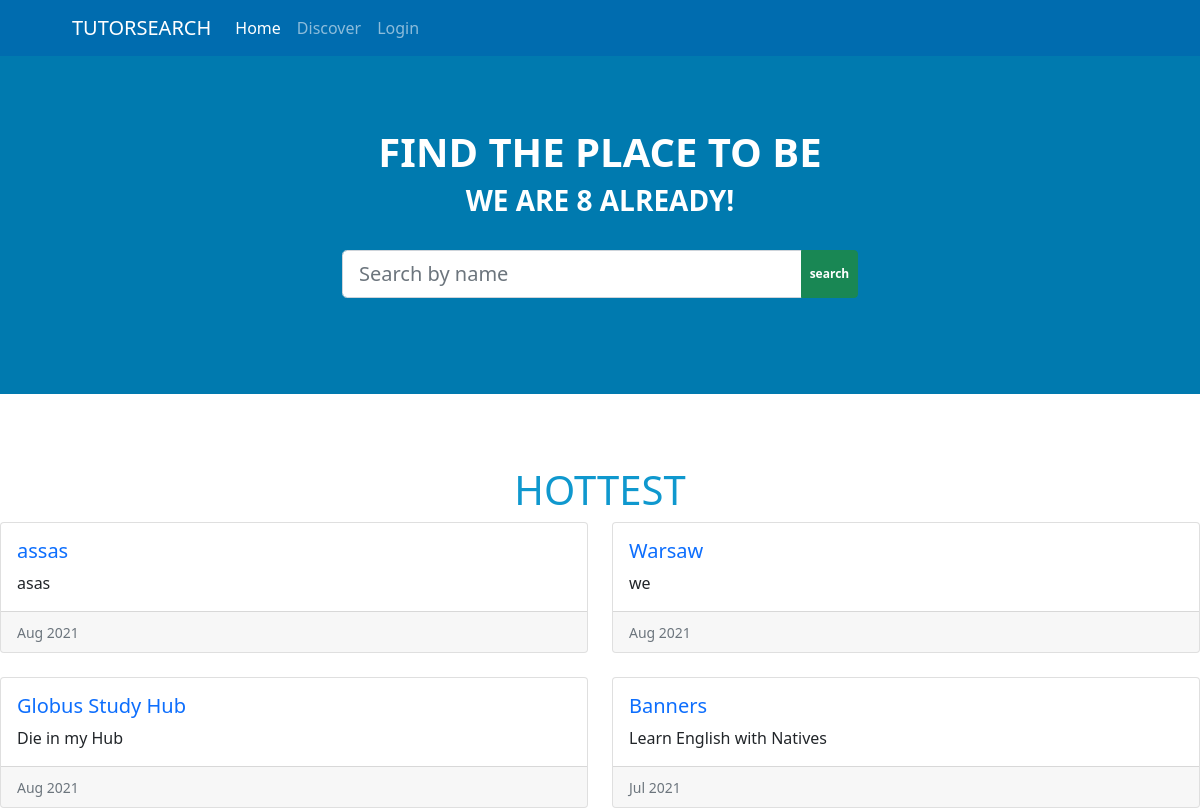
The app's page /discoverPage/ with its own data.
### myapp/models.py (models this page shows, shortened)
class Company(models.Model):
    company_name=models.CharField(max_length=25, null=True,)
    company_bio=models.CharField(max_length=200, null=True)
    company_about=models.TextField(max_length=500, null=True)
    company_email=models.CharField(max_length=200, null=True)
    company_phone=models.CharField(max_length=200, null=True)
    company_adress=models.CharField(max_length=200, null=True)
    company_website=models.CharField(max_length=200, null=True)
    company_instagram=models.CharField(max_length=200, null=True)
    company_facebook=models.CharField(max_length=200, null=True)
    company_pic=models.ImageField(upload_to='images/',null=True, blank=True )
    company_added=models.DateTimeField(auto_now_add=True, null=True)
    completed=models.BooleanField(default=False)
    owner=models.OneToOneField(User,null=True, on_delete=models.CASCADE)
    class Meta:
        verbose_name='Companie'

### myapp/views.py (the view)
# urls.py: path('discoverPage/', views.discoverPage, name='discoverPage'),
def discoverPage(request):
    company=Company.objects.all()
    count=company.count()
    search=request.GET.get('search')
    if search and search!='':
        result=Company.objects.filter(company_name=search).all()
        print(result)
    else:
        result=None
    latest=Company.objects.filter().order_by('-company_added')[0:4]
    context={'count':count, 'result':result, 'latest':latest}
    return render(request, "main/discover.html", context)

### myapp/templates/main/discover.html (shortened to what this page needs)
{%load static%}
<!DOCTYPE html>
<html lang="en">
<head>
    <link href="https://cdn.jsdelivr.net/npm/bootstrap@5.0.2/dist/css/bootstrap.min.css" rel="stylesheet"
>
    <link rel="stylesheet" href="{% static 'styles/discover.css' %}".css">
</head>
<body>
    {%include 'main/navbar.html'%}
      <section class="motto-bg">
        <div class="px-4 py-5 my-6 text-center">
            <h1 class=" fw-bold text-white  ">FIND THE PLACE TO BE</h1>
            <h3 class=" fw-bold text-white ">WE ARE {{count}} ALREADY!</h3>
            <div class="col-lg-6 mx-auto">
              <br>
              <form action="" method="GET">
                    <div class="input-group">
                            <input type="search" name="search" class="form-control form-control-lg" placeholder="Search by name" aria-label="Search"
                            aria-describedby="search-addon" />
                            <button type="button" class="btn btn-outline-success text-white badge bg-success"">search</button>
                    </div>
              </form>
              <br>
            </div>
            </div>
     </section>
     <br>
     <br>
     <br>
     <div class="row row-cols-5 row-cols-md-3 g-5">
        </div>
      <center>
        <h1 class="hottest">Hottest</h1>
      </center>
  <div class="row row-cols-1 row-cols-md-2 g-4">
    {%for hottest in latest%}
    <div class="col">
      <div class="card">
        <div class="card-body">
          <h5 class="card-title"><a style="text-decoration: none;" href="{% url 'ViewAccountPage' hottest.id%}">{{hottest.company_name}}</a></h5>
          <p class="card-text">{{hottest.company_bio}}</p>
        </div>
        <div class="card-footer">
          <small class="text-muted">{{hottest.company_added|date:"  M Y"}}</small>
        </div>
      </div>
    </div>
    {%endfor%}
  </div>
</body>
</html>

### static/styles/discover.css (style rules this page uses)
.motto-bg { background-color: #007AAF; }
section { height: 100%; padding: 2% 5%; }

### myapp/templates/main/discover.html (style rules this page uses)
.hottest { text-transform: uppercase; color: rgb(15, 152, 206); }

### records on screen
Company: company_name "assas", company_bio "asas", company_added "Aug 2021"
Company: company_name "Warsaw", company_bio "we", company_added "Aug 2021"
Company: company_name "Globus Study Hub", company_bio "Die in my Hub", company_added "Aug 2021"
Company: company_name "Banners", company_bio "Learn English with Natives", company_added "Jul 2021"

### other values on screen
{{ count }} "8"
